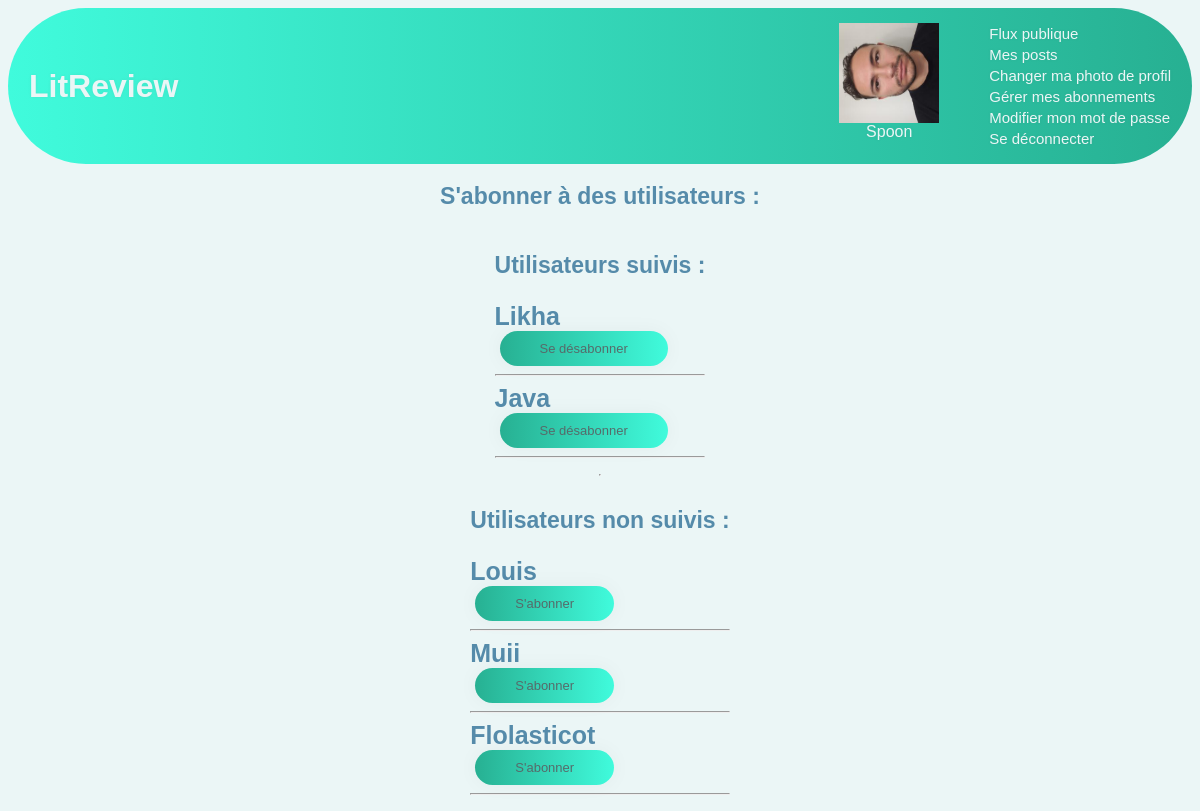
/follow/0/ (signed in), run on the app's committed database.
### authentication/models.py (models this page shows, shortened)
class User(AbstractUser):
    profile_picture = models.ImageField(verbose_name='image', null=True, blank=True)
    IMAGE_MAX_SIZE = (300, 500)

### authentication/views.py (the view, shortened to what this page needs)
# urls.py: path('<str:type>/<int:user_id>/', authentication.views.FollowUser.as_view(), name='follow-user'),
class FollowUser(LoginRequiredMixin, View):
    def get(self, request, type, user_id):
        users = self.get_users(request)
        return render(
            request,
            'authentication/follow_users.html',
            context={
                'followed_users': users[0],
                'not_followed_users': users[1]
            }
        )
    def get_users(self, request):
        relations = list(models.UserFollow.objects.filter(
            user=request.user)
        )
        not_followed_users = list(models.User.objects.all())
        followed_users = []
        for relation in relations:
            user_followed = relation.followed_user
            not_followed_users.remove(relation.followed_user)
            followed_users.append(user_followed)
        if request.user in followed_users:
            followed_users.remove(request.user)
        elif request.user in not_followed_users:
            not_followed_users.remove(request.user)
        return (followed_users, not_followed_users)

### authentication/templates/authentication/follow_users.html
{% extends 'base.html' %}
{% block content %}
    <h2>S'abonner à des utilisateurs :</h2>
    <div>
        <h3>Utilisateurs suivis :</h3>
        {% for followed_user in followed_users %}
        <h6 class="follow_username">{{ followed_user.username }}</h6> <a href="{% url 'follow-user' 'unfollow' followed_user.id %}"><button>Se désabonner</button></a>
        <hr>
    {% endfor %}
    </div>
    <hr>
    <div>
        <h3>Utilisateurs non suivis :</h3>
        {% for not_followed_user in not_followed_users %}
        <h6 class="follow_username">{{ not_followed_user.username }}</h6> <a href="{% url 'follow-user' 'follow' not_followed_user.id %}"><button>S'abonner</button></a>
        <hr>
    {% endfor %}
    </div>
{% endblock content %}

### templates/base.html (shortened to what this page needs)
{% load static %}
<html>
    <head>
        <link rel="stylesheet" href="{% static 'style.css' %}">
    </head>
    <body>
        <header>
            <a href="{% url 'flux' %}" id='header_title'><h1>LitReview</h1></a>
            <div class="header_when_autenticated">
                {% if user.is_authenticated %}
                    <a href="{% url 'flux-self' %}">
                        <div id="user_icon">
                            {% if user.profile_picture %}
                                <img class="avatar" src='{{ user.profile_picture.url }}'>
                            {% else %}
                                <img class="avatar" src="{% static 'images/default_profile.jpg'%}">
                            {% endif %}
                                <p id='username'>{{ user.username }}</p>
                        </div>
                    </a>
                    <div id='navigation'>
                        <ul id='list_header'>
                            <li class='puces_header'><a href="{% url 'flux' %}">Flux publique</a></li>
                            <li class='puces_header'><a href="{% url 'flux-self' %}">Mes posts</a></li>
                            <li class='puces_header'><a href="{% url 'profile-picture-change' %}">Changer ma photo de profil</a></li>
                            <li class='puces_header'><a href="{% url 'follow-user' 'follow' 0 %}">Gérer mes abonnements</a></li>
                            <li class='puces_header'><a href="{% url 'password-change' %}">Modifier mon mot de passe</a></li>
                            <li class='puces_header'><a href="{% url 'logout' %}">Se déconnecter</a></li>
                        </ul>
                    </div>
                {% endif %}
            </div>
        </header>
        <main>
            {% block content %}{% endblock content %}
        </main>
    </body>
</html>

### static/style.css (style rules this page uses)
header { padding: 0px 16px; border-radius: 5em; background: linear-gradient(to left, #27b092, #40fbdc); color: #f1f1f1; display: flex; flex-direction: row; justify-content: space-between; align-items: center; }
.puces_header { list-style-type: none; transition: transform .2s; margin: 0 auto; padding-top: 2px; padding-bottom: 2px; }
main { margin: auto; width: 50%; display: flex; flex-direction: column; align-items: center; }
body { background-color: #ebf6f6; font-family: 'Ubuntu', sans-serif; }
ul { color: #558baa; font-family: 'Ubuntu', sans-serif; font-size: 15px; }
label, h6, h5, h4, h3, h2 { color: #558baa; font-family: 'Ubuntu', sans-serif; font-weight: bold; font-size: 23px; }
.follow_username { font-size: 25; margin: 0px; padding: 0px; }
button { cursor: pointer; border-radius: 5em; background: linear-gradient(to right, #27b092, #40fbdc); color: #fff; border: 0; padding-left: 40px; padding-right: 40px; padding-bottom: 10px; padding-top: 10px; font-family: 'Ubuntu', sans-serif; font-size: 13px; box-shadow: 0 0 20px 1px rgba(0, 0, 0, 0.04); color: #566b6a; }
a { text-shadow: 0px 0px 3px rgba(117, 117, 117, 0.12); color: #ebf6f6; text-decoration: none; padding: 5px; }
#header_title { color: #ebf6f6; }
.avatar { width: 100px; height: 100px; }
#user_icon { margin-left: 200px; margin-top: 10px; }
.header_when_autenticated { display: flex; flex-direction: row; }
#username { margin: auto; text-align: center; }

### data on the page
User: profile_picture (picture), username "Spoon"
User: username "Likha"
User: username "Java"
User: username "Louis"
User: username "Muii"
User: username "Flolasticot"
